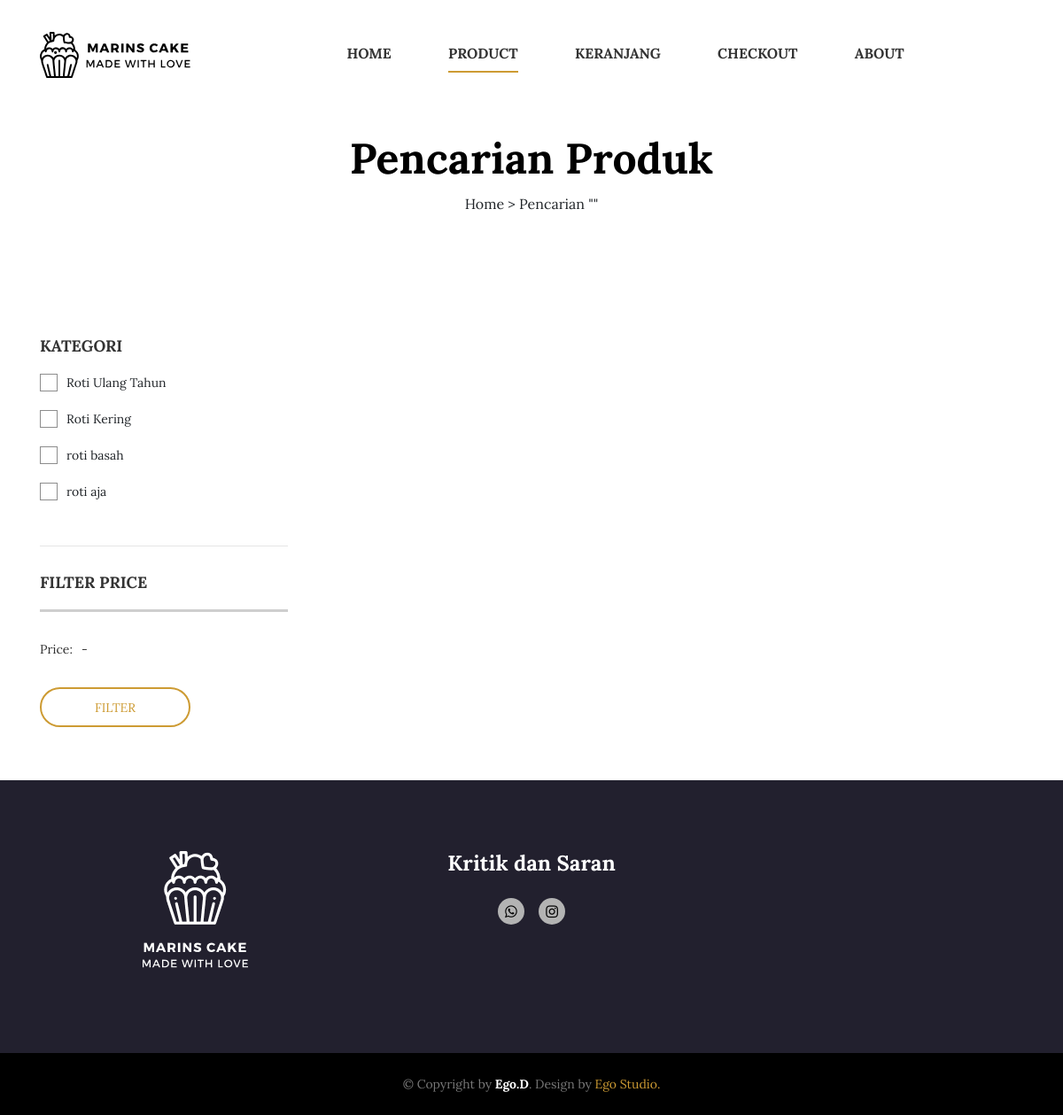
The app's page /index.php/produk/cari with its own data.
### tables this page shows
CREATE TABLE `jenis_produk` (
  `id_jenis` int(11) NOT NULL,
  `nama_jenis` varchar(255) NOT NULL,
  `status` tinyint(1) NOT NULL
);

### application/controllers/Produk.php (called while the page is built, shortened)
<?php
class Produk extends CI_Controller
{
	public function cari()
	{
		$cari = $this->input->post('cari');
        $data['kategori']   = $this->db->get_where('jenis_produk', array('status' => 1))->result_array();
		$data['max']		= $this->Model_produk->get_max_harga()->row();
		$data['cari'] = $cari;
		$this->load->view('template/header2');
		$this->load->view('cari_produk', $data);
		$this->load->view('template/footer');
	}
}

### index.php (called while the page is built, shortened)
<?php
require_once BASEPATH.'core/CodeIgniter.php';

### application/models/Model_produk.php (called while the page is built, shortened)
<?php
class Model_produk extends CI_Model
{
	public function get_max_harga()
	{
		$this->db->select_max('harga');
		$this->db->from('produk');
		return $this->db->get();
	}
}

### application/views/cari_produk.php (the view, shortened to what this page needs)
<div class="ps-hero bg--cover" data-background="<?= base_url() ?>assets/client/images/hero/product.jpg">
    <div class="ps-hero__content ">
        <h1> Pencarian Produk</h1>
        <div class="text-center">
            Home > Pencarian "<?= $cari ?>"
        </div>
    </div>
</div>
<main class="ps-shop">
    <div class="container">
        <div class="row">
            <div class="col-lg-9 order-lg-last">
                <div class="row">
                    <div id="pagination" class="col-lg-12 mb-lg-5">
                    </div>
                </div>
            </div>
            <div class="col-lg-3 order-lg-first mt-5 mt-lg-0">
                <form action="<?= base_url() ?>Produk/filter" method="post">
                    <div class="ps-sidebar">
                        <div class="widget widget_sidebar widget_category">
                            <div>
                                <h3 class="widget-title">Kategori</h3>
                            </div>
                            <ul class="ps-list--checked">
                                <?php foreach ($kategori as $ktg) : ?>
                                    <li>
                                        <a class="add_ktg" data-jenis="<?= $ktg['id_jenis'] ?>"><?= $ktg['nama_jenis'] ?></a>
                                    </li>
                                <?php endforeach ?>
                            </ul>
                        </div>
                        <div class="widget widget_filter widget_sidebar">
                            <h3 class="widget-title">Filter Price</h3>
                            <div class="ps-slider" data-default-min="0" data-default-max="<?= $max->harga ?>" data-max="<?= $max->harga ?>" data-step="100" data-unit="Rp"></div>
                            <p class="ps-slider__meta">Price:<span id="span1" class="ps-slider__value ps-slider__min"></span>-<span id="span2" class="ps-slider__value ps-slider__max"></span></p>
                            <button class="ac-slider__filter ps-btn ps-btn--sm" type="submit">Filter</button>
                        </div>
                    </div>
                </form>
            </div>
        </div>
    </div>
</main>

### records on screen
jenis_produk: nama_jenis "Roti Ulang Tahun"
jenis_produk: nama_jenis "Roti Kering"
jenis_produk: nama_jenis "roti basah"
jenis_produk: nama_jenis "roti aja"
